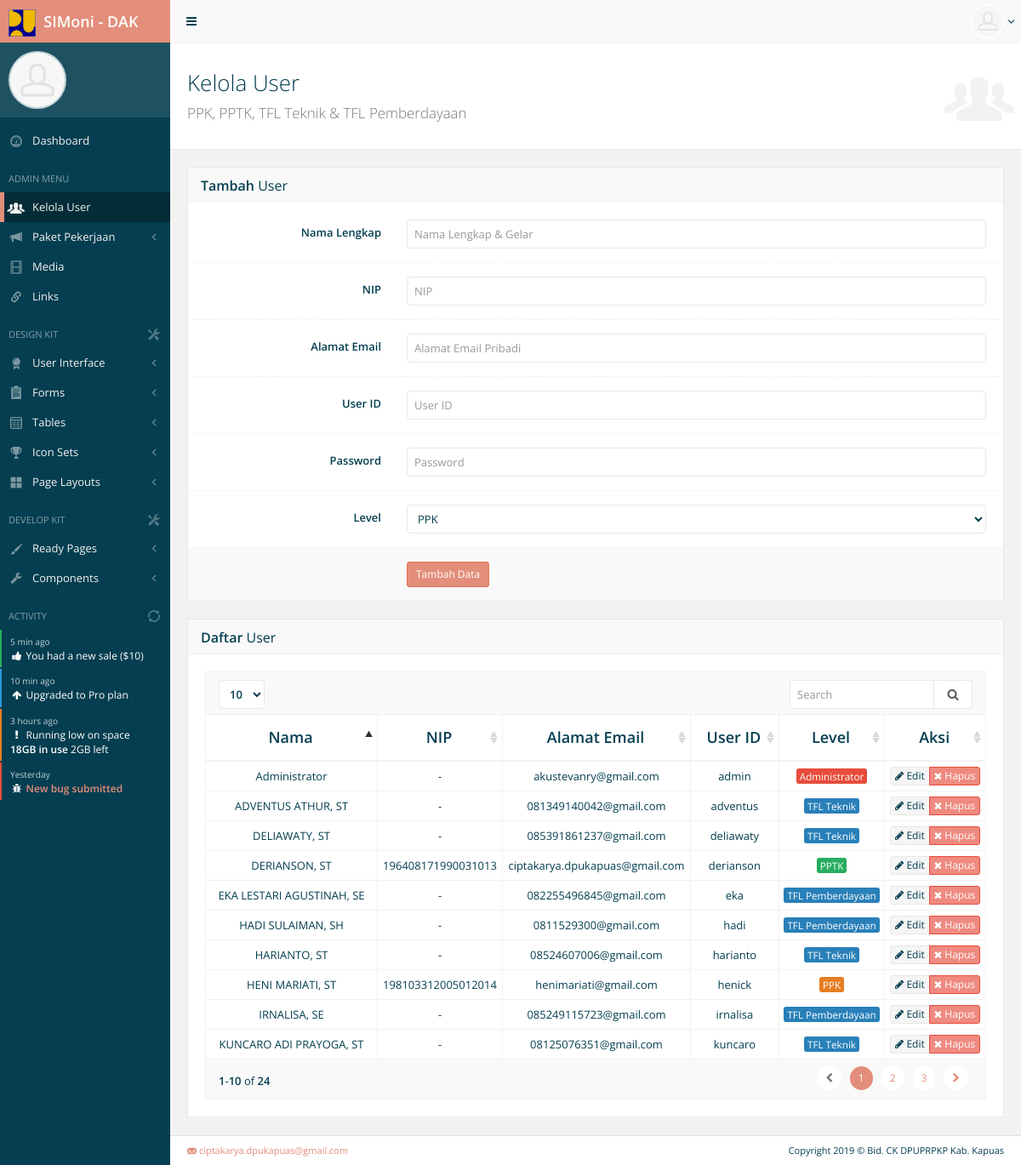
Screenshot of /main.php?menu=user with the database file from the repository.
### tables this page shows
CREATE TABLE IF NOT EXISTS `simoni_user` (
  `userid` varchar(30) NOT NULL,
  `userpwd` varchar(50) NOT NULL,
  `nama` varchar(50) NOT NULL,
  `nip` varchar(18) NOT NULL,
  `email` varchar(50) NOT NULL,
  `level` varchar(30) NOT NULL,
  `last_login` datetime NOT NULL,
  PRIMARY KEY (`userid`)
);

### user.php (the view, shortened to what this page needs)
<div id="page-content">
	<div class="content-header">
		<div class="header-section">
			<h1>
				<i class="gi gi-group"></i>Kelola User<br><small>PPK, PPTK, TFL Teknik &amp; TFL Pemberdayaan</small>
			</h1>
		</div>
	</div>
	<div class="row">
		<div class="col-md-12">
			<div class="block">
				<div class="block-title">
					<h2><strong>Tambah</strong> User</h2>
				</div>
				<?php
				if(isset($_GET['aksi'])){
					if($_GET['aksi']=='hapus'){
						$q=mysqli_query($mycon,"delete from simoni_user where userid='$_GET[uid]'");
						if($q){
							?><script>alert('SUKSES!\n\nData berhasil dihapus.');</script><?php
						}else{
							?><script>alert('GAGAL!\n\nData gagal dihapus.');</script><?php
						}
						?><script>location.href='?menu=user';</script><?php
					}
					if($_GET['aksi']=='edit'){
						$userid=$_GET['uid'];
						$q=mysqli_query($mycon,"select * from simoni_user where userid='$userid'");
						$h=mysqli_fetch_array($q);
				?>
				<form method="post" enctype="multipart/form-data" class="form-horizontal form-bordered" >
					<div class="form-group">
						<label class="col-md-3 control-label" for="nama">Nama Lengkap</label>
						<div class="col-md-9">
							<input type="text" id="nama" name="nama" value="<?php echo $h['nama']; ?>" class="form-control" placeholder="Nama Lengkap &amp; Gelar">
						</div>
					</div>
					<div class="form-group">
						<label class="col-md-3 control-label" for="nip">NIP</label>
						<div class="col-md-9">
							<input type="text" id="nip" name="nip" value="<?php echo $h['nip']; ?>" class="form-control" placeholder="NIP">
						</div>
					</div>
					<div class="form-group">
						<label class="col-md-3 control-label" for="email">Alamat Email</label>
						<div class="col-md-9">
							<input type="email" id="email" name="email" value="<?php echo $h['email']; ?>" class="form-control" placeholder="Alamat Email Pribadi">
						</div>
					</div>
					<div class="form-group">
						<label class="col-md-3 control-label" for="userid">User ID</label>
						<div class="col-md-9">
							<input type="text" id="userid" name="userid" value="<?php echo $h['userid']; ?>" class="form-control" placeholder="User ID" readonly >
						</div>
					</div>
					<div class="form-group">
						<label class="col-md-3 control-label" for="userpwd">Password</label>
						<div class="col-md-9">
							<input type="password" id="userpwd" name="userpwd" class="form-control" placeholder="Password">
						</div>
					</div>
					<div class="form-group">
						<label class="col-md-3 control-label" for="level">Level</label>
						<div class="col-md-9">
							<select id="level" name="level" class="form-control" size="1">
								<option value="PPK" <?php echo ($h['level']=='PPK')?'selected':''; ?> >PPK</option>
								<option value="PPTK" <?php echo ($h['level']=='PPTK')?'selected':''; ?> >PPTK</option>
								<option value="TFL Teknik" <?php echo ($h['level']=='TFL Teknik')?'selected':''; ?> >TFL Teknik</option>
								<option value="TFL Pemberdayaan" <?php echo ($h['level']=='TFL Pemberdayaan')?'selected':''; ?> >TFL Pemberdayaan</option>
								<option value="Administrator" <?php echo ($h['level']=='Administrator')?'selected':''; ?> >Administrator</option>
							</select>
						</div>
					</div>
					<div class="form-group form-actions">
						<div class="col-md-9 col-md-offset-3">
							<button type="submit" name="simpan" class="btn btn-sm btn-primary">Simpan Data</button>
							<button type="button" class="btn btn-sm btn-warning" onclick="location.href='?menu=user'">Batal</button>
						</div>
					</div>
				</form>
				<?php
					}
				}else{
				?>
				<form method="post" enctype="multipart/form-data" class="form-horizontal form-bordered" >
					<div class="form-group">
						<label class="col-md-3 control-label" for="nama">Nama Lengkap</label>
						<div class="col-md-9">
							<input type="text" id="nama" name="nama" class="form-control" placeholder="Nama Lengkap &amp; Gelar">
						</div>
					</div>
					<div class="form-group">
						<label class="col-md-3 control-label" for="nip">NIP</label>
						<div class="col-md-9">
							<input type="text" id="nip" name="nip" class="form-control" placeholder="NIP">
						</div>
					</div>
					<div class="form-group">
						<label class="col-md-3 control-label" for="email">Alamat Email</label>
						<div class="col-md-9">
							<input type="email" id="email" name="email" class="form-control" placeholder="Alamat Email Pribadi">
						</div>
					</div>
					<div class="form-group">
						<label class="col-md-3 control-label" for="userid">User ID</label>
						<div class="col-md-9">
							<input type="text" id="userid" name="userid" class="form-control" placeholder="User ID">
						</div>
					</div>
					<div class="form-group">
						<label class="col-md-3 control-label" for="userpwd">Password</label>
						<div class="col-md-9">
							<input type="password" id="userpwd" name="userpwd" class="form-control" placeholder="Password">
						</div>
					</div>
					<div class="form-group">
						<label class="col-md-3 control-label" for="level">Level</label>
						<div class="col-md-9">
							<select id="level" name="level" class="form-control" size="1">
								<option value="PPK">PPK</option>
							</select>
						</div>
					</div>
					<div class="form-group form-actions">
						<div class="col-md-9 col-md-offset-3">
							<button type="submit" name="tambah" class="btn btn-sm btn-primary">Tambah Data</button>
						</div>
					</div>
				</form>
				<?php
				}
				?>
			</div>
		</div>
	</div>
	<div class="block full">
		<div class="block-title">
			<h2><strong>Daftar</strong> User</h2>
		</div>
		<div class="table-responsive">
			<table id="dtable" class="table table-vcenter table-condensed table-bordered">
				<thead>
					<tr>
						<th class="text-center">Nama</th>
						<th class="text-center">NIP</th>
						<th class="text-center">Alamat Email</th>
						<th class="text-center">User ID</th>
						<th class="text-center">Level</th>
						<th class="text-center">Aksi</th>
					</tr>
				</thead>
				<tbody>
					<?php
					$q=mysqli_query($mycon,"select * from simoni_user");
					while($h=mysqli_fetch_array($q)){
						if($h['level']=='PPK'){
							$label='warning';
						}else if($h['level']=='PPTK'){
							$label='success';
						}else if($h['level']=='TFL Teknik'||$h['level']=='TFL Pemberdayaan'){
							$label='info';
						}else{
							$label='danger';
						}
					?>
					<tr>
						<td class="text-center"><?php echo $h['nama']; ?></td>
						<td class="text-center"><?php echo $h['nip']; ?></td>
						<td class="text-center"><?php echo $h['email']; ?></td>
						<td class="text-center"><?php echo $h['userid']; ?></td>
						<td class="text-center"><span class="label label-<?php echo $label; ?>"><?php echo $h['level']; ?></span></td>
						<td class="text-center">
							<div class="btn-group">
								<a href="?menu=user&uid=<?php echo $h['userid']; ?>&aksi=edit" data-toggle="tooltip" title="Edit" class="btn btn-xs btn-default"><i class="fa fa-pencil"></i> Edit</a>
								<a href="?menu=user&uid=<?php echo $h['userid']; ?>&aksi=hapus" data-toggle="tooltip" title="Delete" class="btn btn-xs btn-danger"><i class="fa fa-times"></i> Hapus</a>
							</div>
						</td>
					</tr>
					<?php
					}
					?>
				</tbody>
			</table>
		</div>
	</div>
</div>

### rows the page displays
simoni_user: nama "Administrator", nip "-", email "akustevanry@gmail.com", userid "admin", level "Administrator"
simoni_user: nama "ADVENTUS ATHUR, ST", nip "-", email "081349140042@gmail.com", userid "adventus", level "TFL Teknik"
simoni_user: nama "DELIAWATY, ST", nip "-", email "085391861237@gmail.com", userid "deliawaty", level "TFL Teknik"
simoni_user: nama "DERIANSON, ST", nip "196408171990031013", email "ciptakarya.dpukapuas@gmail.com", userid "derianson", level "PPTK"
simoni_user: nama "EKA LESTARI AGUSTINAH, SE", nip "-", email "082255496845@gmail.com", userid "eka", level "TFL Pemberdayaan"
simoni_user: nama "HADI SULAIMAN, SH", nip "-", email "0811529300@gmail.com", userid "hadi", level "TFL Pemberdayaan"
simoni_user: nama "HARIANTO, ST", nip "-", email "08524607006@gmail.com", userid "harianto", level "TFL Teknik"
simoni_user: nama "HENI MARIATI, ST", nip "198103312005012014", email "henimariati@gmail.com", userid "henick", level "PPK"
simoni_user: nama "IRNALISA, SE", nip "-", email "085249115723@gmail.com", userid "irnalisa", level "TFL Pemberdayaan"
simoni_user: nama "KUNCARO ADI PRAYOGA, ST", nip "-", email "08125076351@gmail.com", userid "kuncaro", level "TFL Teknik"
